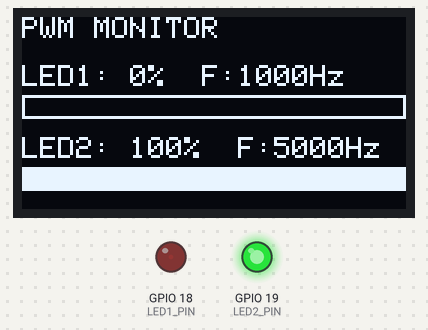
A program run on a simulated ESP32. Parts: 128×64 one-colour display, output pins drawn as LEDs (lit = HIGH). What the program prints to the serial monitor is not drawn.

Above: at 0.1 s.
At 10.11 s:
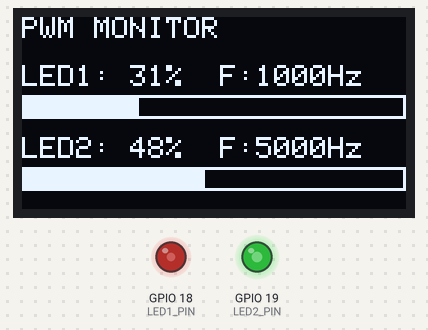
At 20.01 s:
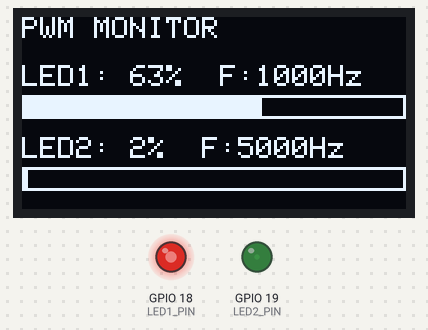
At 39.82 s:
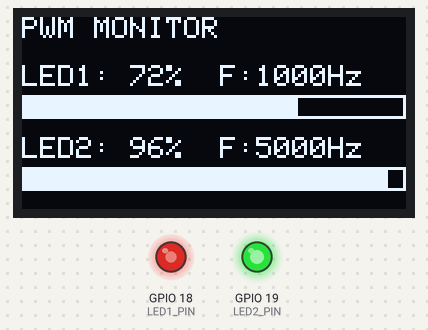
Timing chart, 0 to 40.0 s (numbered marks = the images above):
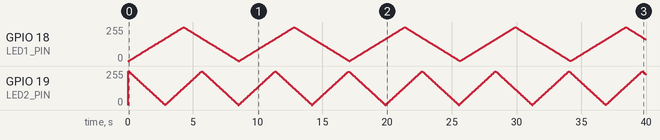

The program:

main.cpp
```cpp
// Homework 2 - Dual LED PWM + SSD1306 OLED monitor
// Name: Abeesha Amin   Reg#: 24-NTU-CS-FL-1004


#include <Arduino.h>
#include <Wire.h>
#include <Adafruit_GFX.h>
#include <Adafruit_SSD1306.h>

// ---------- Pins ----------
#define LED1_PIN   18
#define LED2_PIN   19
#define OLED_SDA   21
#define OLED_SCL   22

// ---------- PWM settings ----------
// Core 2.x only: use channels on DIFFERENT timers (0-1 share timer 0, 2-3 share timer 1)
#define LED1_CH    0
#define LED2_CH    2
#define LED1_FREQ  1000      // Hz
#define LED2_FREQ  5000      // Hz
#define PWM_RES    8         // 8-bit -> duty 0..255
#define MAX_DUTY   255

// ---------- OLED ----------
#define SCREEN_W   128
#define SCREEN_H   64
#define OLED_ADDR  0x3C
Adafruit_SSD1306 display(SCREEN_W, SCREEN_H, &Wire, -1);

// ---------- Fade state ----------
int duty1 = 0,        step1 = 2;    // LED1: slower fade (about 8 s per full cycle)
int duty2 = MAX_DUTY, step2 = -3;   // LED2: faster fade (about 5 s per cycle), opposite start
unsigned long lastFade = 0, lastOled = 0;
const unsigned long FADE_INTERVAL_MS = 30;
const unsigned long OLED_INTERVAL_MS = 100;

void setDuty(int led, int duty) {
#if ESP_ARDUINO_VERSION_MAJOR >= 3
  ledcWrite(led == 1 ? LED1_PIN : LED2_PIN, duty);
#else
  ledcWrite(led == 1 ? LED1_CH : LED2_CH, duty);
#endif
}

int toPercent(int duty) { return duty * 100 / MAX_DUTY; }

void drawBar(int y, int percent) {
  display.drawRect(0, y, 128, 8, SSD1306_WHITE);
  display.fillRect(0, y, percent * 128 / 100, 8, SSD1306_WHITE);
}

void updateOled() {
  display.clearDisplay();
  display.setTextSize(1);
  display.setTextColor(SSD1306_WHITE);

  display.setCursor(0, 0);
  display.print("PWM MONITOR");

  // Same duty values that are written to the LEDs -> display always matches output
  display.setCursor(0, 16);
  display.printf("LED1: %d%%  F:%dHz", toPercent(duty1), LED1_FREQ);
  drawBar(26, toPercent(duty1));

  display.setCursor(0, 40);
  display.printf("LED2: %d%%  F:%dHz", toPercent(duty2), LED2_FREQ);
  drawBar(50, toPercent(duty2));

  display.display();
}

void setup() {
  Serial.begin(115200);

#if ESP_ARDUINO_VERSION_MAJOR >= 3
  ledcAttach(LED1_PIN, LED1_FREQ, PWM_RES);
  ledcAttach(LED2_PIN, LED2_FREQ, PWM_RES);
#else
  ledcSetup(LED1_CH, LED1_FREQ, PWM_RES);
  ledcAttachPin(LED1_PIN, LED1_CH);
  ledcSetup(LED2_CH, LED2_FREQ, PWM_RES);
  ledcAttachPin(LED2_PIN, LED2_CH);
#endif
  setDuty(1, duty1);
  setDuty(2, duty2);

  Wire.begin(OLED_SDA, OLED_SCL);
  if (!display.begin(SSD1306_SWITCHCAPVCC, OLED_ADDR)) {
    Serial.println("SSD1306 not found - check wiring/address");
    while (true) delay(1000);
  }
  updateOled();
}

void loop() {
  unsigned long now = millis();

  if (now - lastFade >= FADE_INTERVAL_MS) {
    lastFade = now;

    duty1 += step1;
    if (duty1 >= MAX_DUTY) { duty1 = MAX_DUTY; step1 = -step1; }
    if (duty1 <= 0)        { duty1 = 0;        step1 = -step1; }

    duty2 += step2;
    if (duty2 >= MAX_DUTY) { duty2 = MAX_DUTY; step2 = -step2; }
    if (duty2 <= 0)        { duty2 = 0;        step2 = -step2; }

    setDuty(1, duty1);
    setDuty(2, duty2);
  }

  if (now - lastOled >= OLED_INTERVAL_MS) {
    lastOled = now;
    updateOled();
    Serial.printf("LED1 %3d%% @ %d Hz | LED2 %3d%% @ %d Hz\n",
                  toPercent(duty1), LED1_FREQ, toPercent(duty2), LED2_FREQ);
  }
}
```
